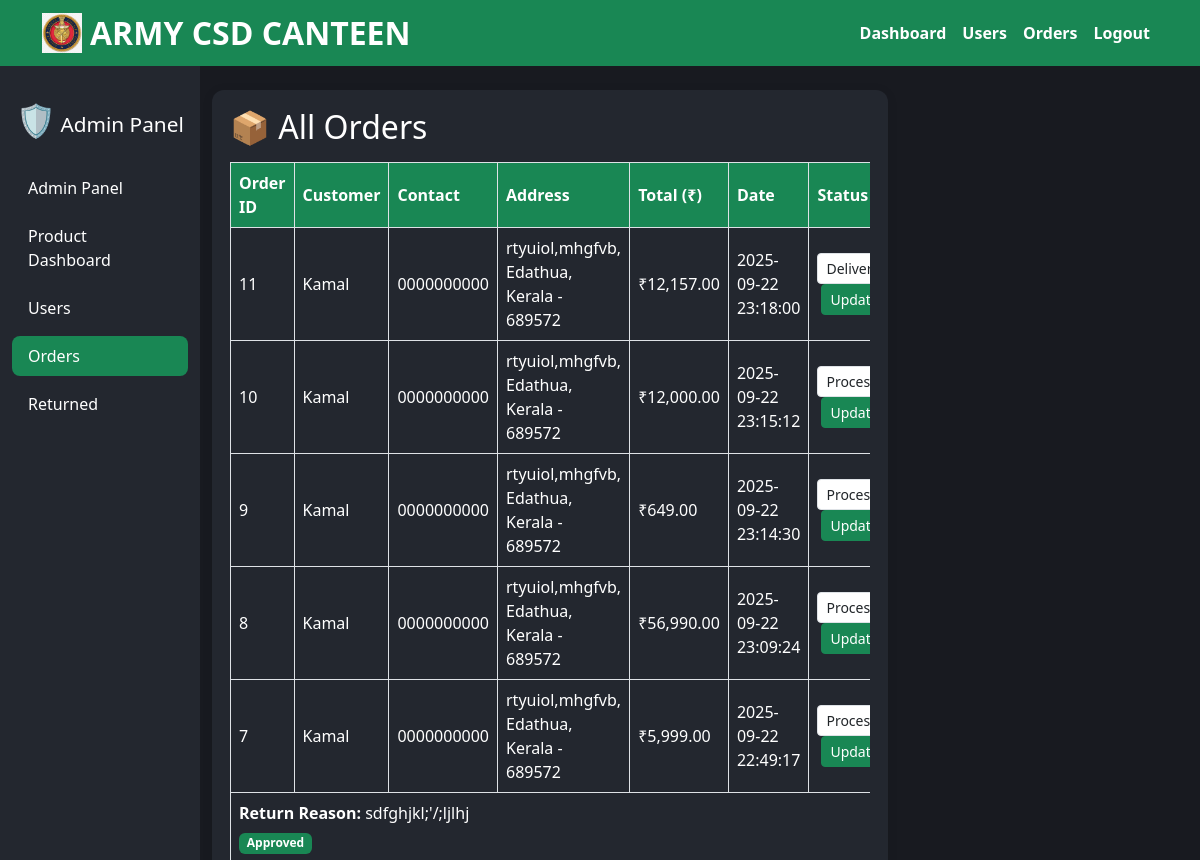
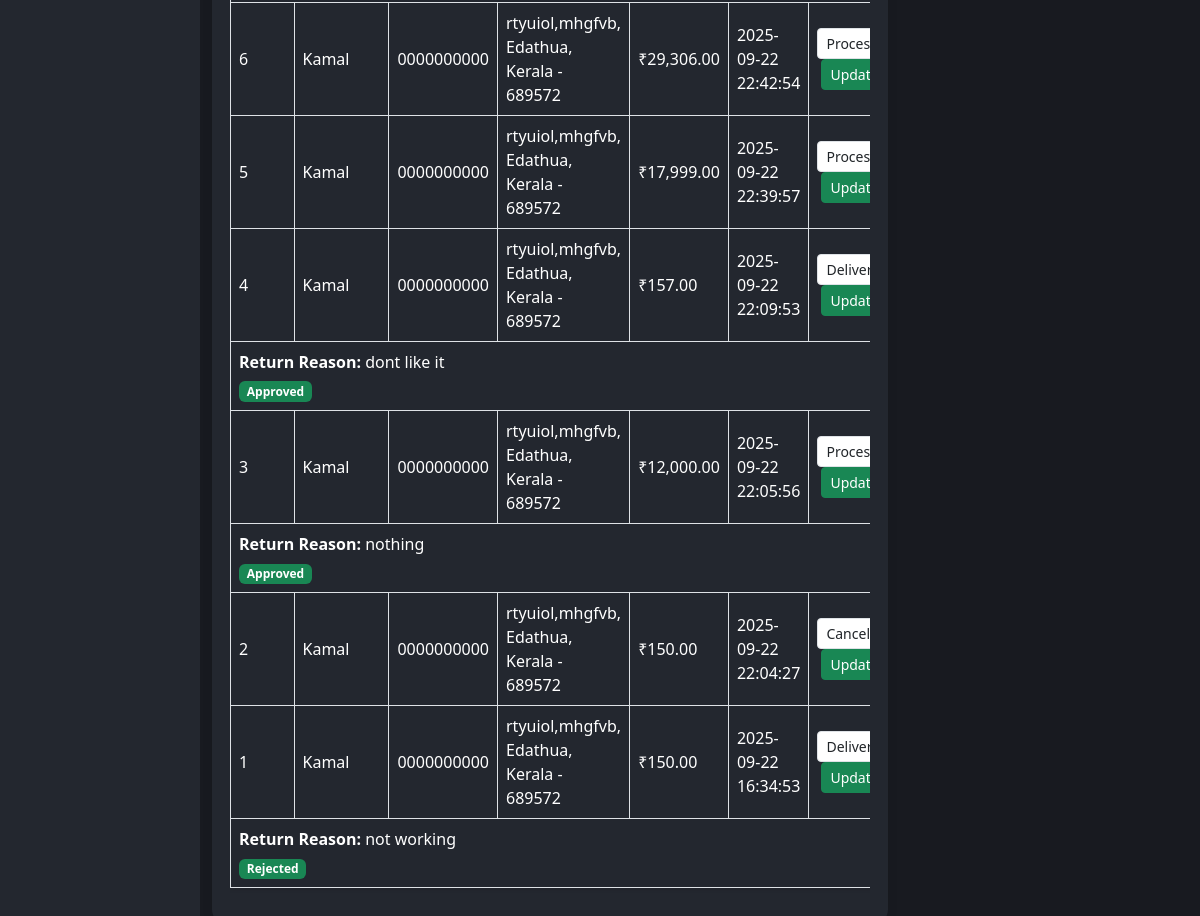
Screenshot of /orders_admin.php (signed in) with the database file from the repository (2 pictures, top to bottom).
### tables this page shows
CREATE TABLE `orders` (
  `id` int(11) NOT NULL,
  `user_id` int(11) NOT NULL,
  `address_id` int(11) NOT NULL,
  `total_amount` decimal(10,2) NOT NULL,
  `order_date` datetime NOT NULL,
  `status` varchar(50) DEFAULT 'Processing',
  `return_requested` tinyint(1) DEFAULT 0,
  `return_reason` varchar(255) DEFAULT NULL,
  `return_status` varchar(50) DEFAULT 'Pending'
);

CREATE TABLE `users` (
  `id` int(11) NOT NULL,
  `name` varchar(100) NOT NULL,
  `ph_no` varchar(15) NOT NULL,
  `army_id` varchar(50) DEFAULT NULL,
  `password` varchar(255) NOT NULL,
  `is_approved` tinyint(4) DEFAULT 0,
  `role` enum('user','admin') DEFAULT 'user',
  `address` text DEFAULT NULL
);

CREATE TABLE `addresses` (
  `id` int(11) NOT NULL,
  `user_id` int(11) NOT NULL,
  `name` varchar(100) NOT NULL,
  `phone` varchar(20) NOT NULL,
  `address_line` varchar(255) NOT NULL,
  `address_type` varchar(50) DEFAULT NULL,
  `locality` varchar(100) DEFAULT NULL,
  `city` varchar(100) NOT NULL,
  `state` varchar(100) NOT NULL,
  `landmark` varchar(50) DEFAULT NULL,
  `alt_phone` varchar(15) DEFAULT NULL,
  `pincode` varchar(20) NOT NULL
);

### orders_admin.php (the view, shortened to what this page needs)
<?php
include 'config.php';
$query = "
    SELECT
        orders.id AS order_id,
        orders.order_date,
        orders.total_amount,
        users.name AS customer_name,
        users.ph_no,
        addresses.address_line,
        addresses.city,
        addresses.state,
        addresses.pincode,
        orders.status,
        orders.return_requested,
        orders.return_reason,
        orders.return_status
    FROM orders
    JOIN users ON orders.user_id = users.id
    LEFT JOIN addresses ON orders.address_id = addresses.id
    ORDER BY orders.order_date DESC
";
$result = $conn->query($query);
?>
<!DOCTYPE html>
<html lang="en">
<head>
    <link href="https://cdn.jsdelivr.net/npm/bootstrap@5.3.3/dist/css/bootstrap.min.css" rel="stylesheet">
</head>
<body>
<nav class="navbar navbar-expand-lg navbar-custom">
    <div class="container">
        <a class="navbar-brand d-flex align-items-center" href="#">
            <img src="icons/logo.png" alt="Logo" width="40" height="40" class="me-2">
            <span class="h1 mb-0" style="font-size:2rem;">ARMY CSD CANTEEN</span>
        </a>
        <div class="collapse navbar-collapse justify-content-end">
            <ul class="navbar-nav mb-2 mb-lg-0">
                <li class="nav-item"><a class="nav-link" href="admin_panel.php">Dashboard</a></li>
                <li class="nav-item"><a class="nav-link" href="adminlog.php">Users</a></li>
                <li class="nav-item"><a class="nav-link active" href="orders_admin.php">Orders</a></li>
                <li class="nav-item"><a class="nav-link" href="logout.php">Logout</a></li>
            </ul>
        </div>
    </div>
</nav>
<div class="container-fluid">
    <div class="row">
        <div class="col-md-2 sidebar d-flex flex-column align-items-center">
            <div class="navbar-brand mb-4">
                <span style="font-size:2rem;">🛡️</span> <span style="font-size:1.3rem;">Admin Panel</span>
            </div>
            <nav class="nav flex-column w-100">
                <a class="nav-link mb-2" href="admin_panel.php">Admin Panel</a>
                <a class="nav-link mb-2" href="product_dashboard.php">Product Dashboard</a>
                <a class="nav-link mb-2" href="adminlog.php">Users</a>
                <a class="nav-link active mb-2" href="orders_admin.php">Orders</a>
                <a class="nav-link mb-2" href="returned_stock.php">Returned</a>
            </nav>
        </div>
        <div class="col-md-7 py-4">
            <div class="admin-card">
                <div class="d-flex justify-content-between align-items-center mb-3">
                    <h2 class="mb-0">📦 All Orders</h2>
                                    </div>
                <div class="table-responsive">
                <table class="table table-bordered table-hover shadow-sm">
                    <thead>
                            <tr>
                                <th>Order ID</th>
                                <th>Customer</th>
                                <th>Contact</th>
                                <th>Address</th>
                                <th>Total (₹)</th>
                                <th>Date</th>
                                <th>Status</th>
                            </tr>
                        </thead>
                        <tbody>
                        <?php while ($row = $result->fetch_assoc()): ?>
                            <tr>
                                <td><?= $row['order_id'] ?></td>
                                <td><?= htmlspecialchars($row['customer_name']) ?></td>
                                <td><?= htmlspecialchars($row['ph_no']) ?></td>
                                <td>
                    <?= htmlspecialchars($row['address_line']) ?>, <?= htmlspecialchars($row['city']) ?>,
                    <?= htmlspecialchars($row['state']) ?> - <?= $row['pincode'] ?>
                </td>
                                <td>₹<?= number_format($row['total_amount'], 2) ?></td>
                                <td><?= $row['order_date'] ?></td>
                                <td>
                                    <form method="POST" action="update_order_status.php" class="d-inline">
                                        <select name="status" class="form-select form-select-sm d-inline w-auto">
                                            <?php
                                            $statuses = ['Processing','Packed','Shipped','Delivered','Cancelled'];
                                            foreach ($statuses as $s)
                                                echo "<option value='$s'".($row['status']==$s ? ' selected' : '').">$s</option>";
                                            ?>
                                        </select>
                                        <button type="submit" class="btn btn-sm btn-success ms-1">Update</button>
                                    </form>
                                </td>
                            </tr>
                            <?php if (!empty($row['return_requested']) && $row['return_status'] == 'Pending'): ?>
                                <tr>
                                    <td colspan="8" class="bg-light">
                                        <p class="mb-1"><strong>Return Reason:</strong> <?= htmlspecialchars($row['return_reason']) ?></p>
                                        <form method="POST" action="" class="d-inline">
                                            <input type="hidden" name="order_id" value="<?= $row['order_id'] ?>">
                                            <button type="submit" name="action" value="accept" class="btn btn-success">Accept Return</button>
                                            <button type="submit" name="action" value="decline" class="btn btn-danger ms-2">Decline Return</button>
                                        </form>
                                    </td>
                                </tr>
                            <?php elseif (!empty($row['return_requested'])): ?>
                                <tr>
                                    <td colspan="8" class="bg-light">
                                        <p class="mb-1"><strong>Return Reason:</strong> <?= htmlspecialchars($row['return_reason']) ?></p>
                                        <span class="badge bg-success"><?= htmlspecialchars($row['return_status']) ?></span>
                                    </td>
                                </tr>
                            <?php endif; ?>
                        <?php endwhile; ?>
                        </tbody>
                    </table>
                </div>
            </div>
        </div>
    </div>
</div>
</body>
</html>

### orders_admin.php (style rules this page uses)
body { background: #181a20; }
.navbar-custom { background-color: #198754 !important; min-height: 66px; max-height: 66px; }
.navbar-brand, .navbar-nav .nav-link, .navbar-brand .h1 { color: #fff !important; font-weight: bold; }
.sidebar { background: #23272f; color: #fff; min-height: 100vh; padding-top: 30px; }
.sidebar .nav-link, .sidebar .navbar-brand { color: #fff; font-weight: 500; }
.sidebar .nav-link.active, .sidebar .nav-link:hover { background: #198754; color: #fff; border-radius: 8px; }
.admin-card { background: #23272f; color: #fff; border-radius: 12px; box-shadow: 0 2px 12px rgba(0,0,0,0.08); padding: 18px; margin-bottom: 18px; }
.table th, .table td { vertical-align: middle !important; }
.table { background: #23272f; color: #fff; }
.table th { background: #198754 !important; color: #fff !important; }
.table td { background: #23272f !important; color: #fff !important; }
.btn-success, .btn-danger { font-weight: 500; }

### rows the page displays
orders: id "11", user.name "Kamal", user.ph_no "0000000000", address.address_line "rtyuiol,mhgfvb", address.city "Edathua", address.state "Kerala", address.pincode "689572", total_amount "12,157.00", order_date "2025-09-22 23:18:00", status "Delivered"
orders: id "10", user.name "Kamal", user.ph_no "0000000000", address.address_line "rtyuiol,mhgfvb", address.city "Edathua", address.state "Kerala", address.pincode "689572", total_amount "12,000.00", order_date "2025-09-22 23:15:12", status "Processing"
orders: id "9", user.name "Kamal", user.ph_no "0000000000", address.address_line "rtyuiol,mhgfvb", address.city "Edathua", address.state "Kerala", address.pincode "689572", total_amount "649.00", order_date "2025-09-22 23:14:30", status "Processing"
orders: id "8", user.name "Kamal", user.ph_no "0000000000", address.address_line "rtyuiol,mhgfvb", address.city "Edathua", address.state "Kerala", address.pincode "689572", total_amount "56,990.00", order_date "2025-09-22 23:09:24", status "Processing"
orders: id "7", user.name "Kamal", user.ph_no "0000000000", address.address_line "rtyuiol,mhgfvb", address.city "Edathua", address.state "Kerala", address.pincode "689572", total_amount "5,999.00", order_date "2025-09-22 22:49:17", return_reason "sdfghjkl;'/;ljlhj", return_status "Approved"
orders: id "6", user.name "Kamal", user.ph_no "0000000000", address.address_line "rtyuiol,mhgfvb", address.city "Edathua", address.state "Kerala", address.pincode "689572", total_amount "29,306.00", order_date "2025-09-22 22:42:54", status "Processing"
orders: id "5", user.name "Kamal", user.ph_no "0000000000", address.address_line "rtyuiol,mhgfvb", address.city "Edathua", address.state "Kerala", address.pincode "689572", total_amount "17,999.00", order_date "2025-09-22 22:39:57", status "Processing"
orders: id "4", user.name "Kamal", user.ph_no "0000000000", address.address_line "rtyuiol,mhgfvb", address.city "Edathua", address.state "Kerala", address.pincode "689572", total_amount "157.00", order_date "2025-09-22 22:09:53", status "Delivered", return_reason "dont like it", return_status "Approved"
orders: id "3", user.name "Kamal", user.ph_no "0000000000", address.address_line "rtyuiol,mhgfvb", address.city "Edathua", address.state "Kerala", address.pincode "689572", total_amount "12,000.00", order_date "2025-09-22 22:05:56", return_reason "nothing", return_status "Approved"
orders: id "2", user.name "Kamal", user.ph_no "0000000000", address.address_line "rtyuiol,mhgfvb", address.city "Edathua", address.state "Kerala", address.pincode "689572", total_amount "150.00", order_date "2025-09-22 22:04:27", status "Cancelled"
orders: id "1", user.name "Kamal", user.ph_no "0000000000", address.address_line "rtyuiol,mhgfvb", address.city "Edathua", address.state "Kerala", address.pincode "689572", total_amount "150.00", order_date "2025-09-22 16:34:53", status "Delivered", return_reason "not working", return_status "Rejected"

### other values shown
form field status "Processing"
